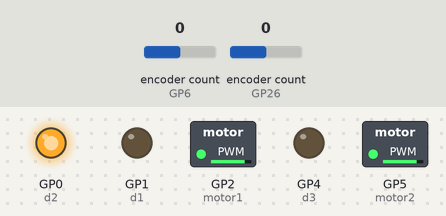
Bench run of a program on a simulated Raspberry Pi Pico running CircuitPython. Parts: switched loads named in the program (green lamp = pin HIGH), output pins drawn as LEDs (lit = HIGH). The test bench sets the inputs (shaded band); at power-on: encoder count (sensors on GP6, GP26) 0. Pins used as bus, display or sensor lines are not drawn; what the program prints to the serial console is not drawn.

Above: at 1.2 s.
1.3 s: encoder count (sensor on GP6) set to 1
Timing chart, 0 to 2.0 s (numbered marks = the images above; inputs shaded):
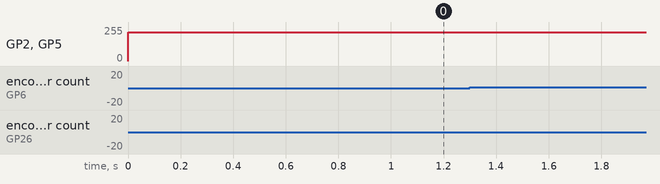

The program:

Straight_line.py
```python
import board
import busio
import time
import analogio
import pwmio
import digitalio
import rotaryio


motor1 = pwmio.PWMOut(board.GP2, frequency = 1000)

d1 = digitalio.DigitalInOut(board.GP1)
d1.direction = digitalio.Direction.OUTPUT
d2 = digitalio.DigitalInOut(board.GP0)
d2.direction = digitalio.Direction.OUTPUT

motor2 = pwmio.PWMOut(board.GP5, frequency = 1000)

d3 = digitalio.DigitalInOut(board.GP4)
d3.direction = digitalio.Direction.OUTPUT
d4 = digitalio.DigitalInOut(board.GP3)
d4.direction = digitalio.Direction.OUTPUT

d1.value = 0
d2.value = 1

d3.value = 0
d4.value = 1

motor1.duty_cycle = 60000
motor2.duty_cycle = 60000

running = False

left_enc = rotaryio.IncrementalEncoder(board.GP6, board.GP7)  #first one is a second is b
left_last_position = None
right_enc = rotaryio.IncrementalEncoder(board.GP26, board.GP27)  #first one is a second is b
right_last_position = None


while True:
    left_position = left_enc.position
    right_position = right_enc.position
    if left_last_position == None or left_position != left_last_position:
        print("left pos = ", left_position)
    left_last_position = left_position
    if right_last_position == None or right_position != right_last_position:
        print("right pos = ", right_position)
    right_last_position = right_position

    motor1.duty_cycle = 55000
    motor2.duty_cycle = 55000

    if left_position > right_position:
        motor1.duty_cycle = 0
        motor2.duty_cycle = 55000
    if left_position < right_position:
        motor1.duty_cycle = 55000
        motor2.duty_cycle = 0
    if left_position == right_position:
        motor1.duty_cycle = 55000
        motor2.duty_cycle = 55000
```
